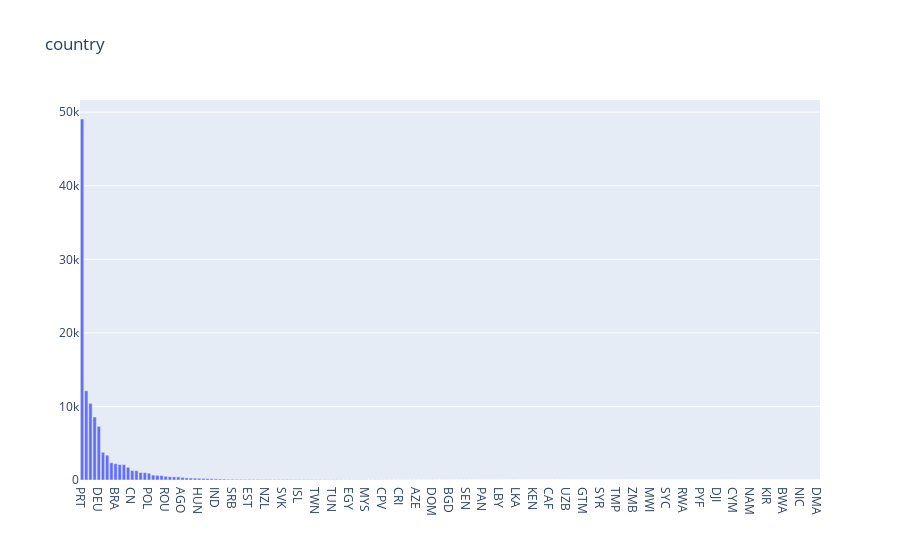

This figure's notebook cell:
### Code cell
#宿泊客がどこの国だったかの可視化
trace=go.Bar(
                        x=df['country'].value_counts().index,
                        y=df['country'].value_counts(),
                        name='Country')
layout=go.Layout(title='country',
                                legend=dict(orientation='h'))

data=[trace]
fig=go.Figure(data,layout)
iplot(fig)

### Figure 1 — Plotly figure (JSON) as saved in the notebook; plotly's stock layout.template omitted (floating-point values rounded to 4 significant figures; data arrays with more than 128 entries replaced by an {"elided": "..."} marker saying what was removed)
{"data": [{"name": "Country", "type": "bar", "x": {"elided": "177 str values"}, "y": {"elided": "177 int values"}}], "layout": {"legend": {"orientation": "h"}, "title": {"text": "country"}}}
